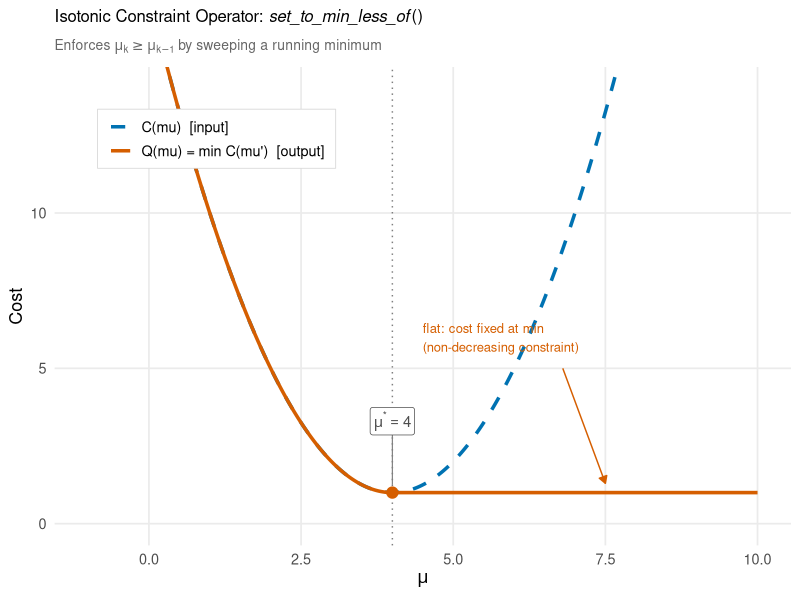

Write R code to recreate this figure.
# figure_set_to_min_less_of.R
# Generates a plot showing the geometric action of set_to_min_less_of:
# the isotonic constraint operator traces the input cost downhill,
# then flatlines at the minimum.

library(ggplot2)

mu <- seq(-1, 10, length.out = 500)

# Input: a simple quadratic cost C(mu) = (mu - 4)^2 + 1
cost_input <- (mu - 4)^2 + 1

# Output: Q(mu) = min_{mu' <= mu} C(mu')
# Follows the parabola down to argmin=4, then flat at cost=1.
cost_output <- ifelse(mu <= 4, cost_input, 1)

df <- data.frame(
  mu   = rep(mu, 2),
  cost = c(cost_input, cost_output),
  curve = rep(c("C(mu)  [input]", "Q(mu) = min C(mu')  [output]"), each = length(mu))
)
df$curve <- factor(df$curve,
  levels = c("C(mu)  [input]", "Q(mu) = min C(mu')  [output]"))

p <- ggplot(df, aes(x = mu, y = cost, color = curve, linetype = curve)) +
  geom_line(linewidth = 1.2) +
  scale_color_manual(values = c("#0072B2", "#D55E00")) +
  scale_linetype_manual(values = c("dashed", "solid")) +
  coord_cartesian(xlim = c(-1, 10), ylim = c(0, 14)) +
  geom_vline(xintercept = 4, linetype = "dotted", color = "grey50", linewidth = 0.5) +
  annotate("point", x = 4, y = 1, color = "#D55E00", size = 3.5) +
  annotate("segment", x = 4, xend = 4, y = 1.25, yend = 3.0,
           color = "grey50", linewidth = 0.4, linetype = "solid") +
  annotate("label", x = 4, y = 3.3, label = expression(mu^"*" == 4),
           color = "grey30", hjust = 0.5, size = 3.8,
           fill = "white", linewidth = 0, label.padding = unit(0.2, "lines")) +
  annotate("segment", x = 6.8, xend = 7.5, y = 5.0, yend = 1.3,
           arrow = arrow(length = unit(0.2, "cm"), type = "closed"),
           color = "#D55E00", linewidth = 0.5) +
  annotate("text", x = 4.5, y = 6.0,
           label = "flat: cost fixed at min\n(non-decreasing constraint)",
           color = "#D55E00", hjust = 0, size = 3.3) +
  labs(
    title = expression("Isotonic Constraint Operator: " * italic("set_to_min_less_of") * "()"),
    subtitle = expression("Enforces " * mu[k] >= mu[k-1] * " by sweeping a running minimum"),
    x = expression(mu),
    y = "Cost",
    color = NULL, linetype = NULL
  ) +
  theme_minimal(base_size = 13) +
  theme(
    plot.title    = element_text(size = 12, face = "bold"),
    plot.subtitle = element_text(size = 10, color = "grey40"),
    legend.position = c(0.22, 0.85),
    legend.background = element_rect(fill = "white", color = "grey85", linewidth = 0.3),
    legend.margin = margin(4, 8, 4, 8),
    panel.grid.minor = element_blank()
  )

ggsave("set_to_min_less_of.png", p, width = 6, height = 4, dpi = 200)
cat("Saved set_to_min_less_of.png\n")
